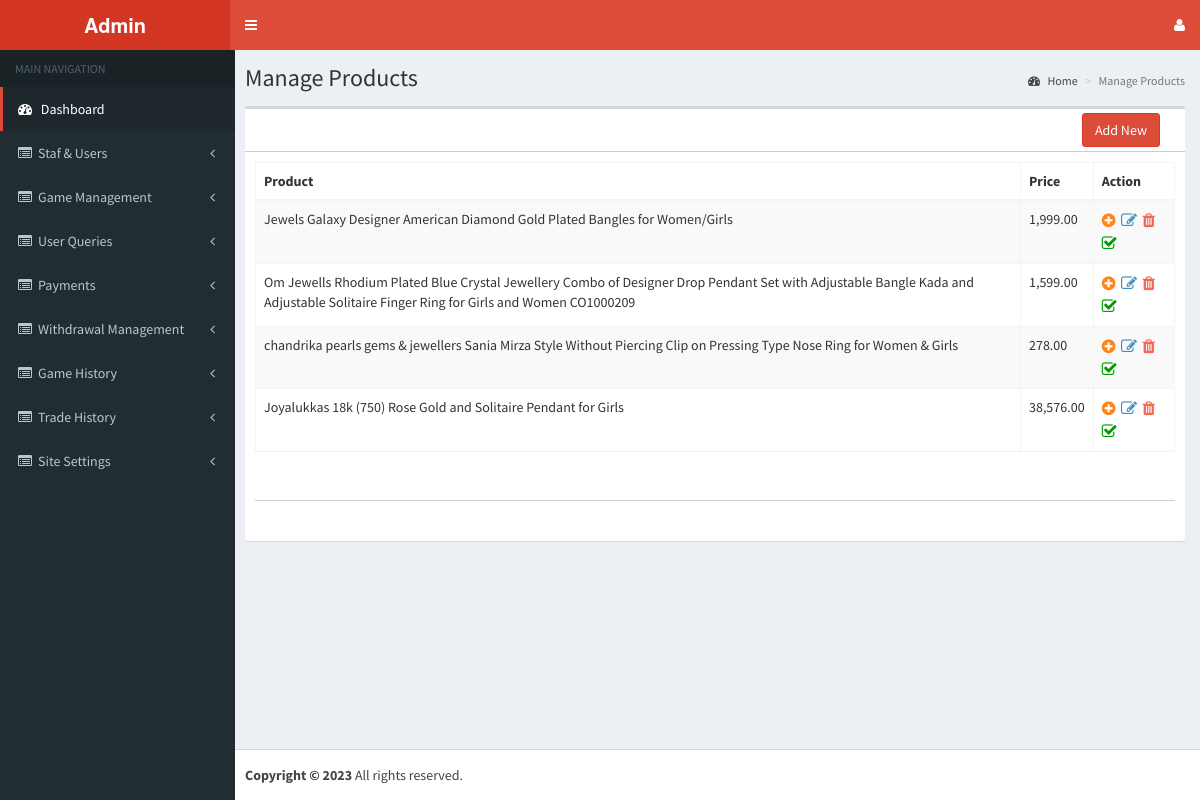
Screenshot of /admin/manage_product.php (signed in) with the database file from the repository.
### tables this page shows
CREATE TABLE `services` (
  `id` int(11) NOT NULL,
  `services` varchar(255) NOT NULL,
  `url` varchar(255) NOT NULL,
  `status` varchar(255) NOT NULL
);

CREATE TABLE `tbl_product` (
  `id` int(11) NOT NULL,
  `name` text NOT NULL,
  `price` varchar(255) NOT NULL,
  `images` varchar(300) NOT NULL,
  `status` smallint(11) NOT NULL
);

### admin/include/connection.php (called while the page is built, shortened)
<?php
function encryptor($action, $string) {
    $output = false;
    $encrypt_method = "AES-256-CBC";
    $secret_key = 'muni';
    $secret_iv = 'muni123';
    $key = hash('sha256', $secret_key);
    $iv = substr(hash('sha256', $secret_iv), 0, 16);
    if( $action == 'encrypt' ) {
        $output = openssl_encrypt($string, $encrypt_method, $key, 0, $iv);
        $output = base64_encode($output);
    }
    else if( $action == 'decrypt' ){
        $output = openssl_decrypt(base64_decode($string), $encrypt_method, $key, 0, $iv);
    }
    return $output;
}
?>

### admin/manage_product.php (the view, shortened to what this page needs)
<!DOCTYPE html>
<html>
<head>
  <link rel="stylesheet" href="bootstrap/css/bootstrap.min.css">
  <link rel="stylesheet" href="css/font-awesome.min.css">
  <link rel="stylesheet" href="css/ionicons.min.css">
  <link rel="stylesheet" href="dist/css/AdminLTE.min.css">
  <link rel="stylesheet" href="dist/css/skins/_all-skins.min.css">
  <link rel="stylesheet" href="plugins/iCheck/flat/blue.css">
  <link rel="stylesheet" href="plugins/morris/morris.css">
  <link rel="stylesheet" href="plugins/jvectormap/jquery-jvectormap-1.2.2.css">
  <link rel="stylesheet" href="plugins/datepicker/datepicker3.css">
  <link rel="stylesheet" href="plugins/daterangepicker/daterangepicker-bs3.css">
  <link rel="stylesheet" href="plugins/bootstrap-wysihtml5/bootstrap3-wysihtml5.min.css">
<link rel="stylesheet" href="plugins/datatables/dataTables.bootstrap.css">
<link rel="stylesheet" href="plugins/select2/select2.min.css">
<link rel="stylesheet" href="plugins/iCheck/all.css">
    <link href="css/custom.css" rel="stylesheet" type="text/css">
     <link rel="stylesheet" href="css/app.css" id="maincss">
</head>
<body class="hold-transition skin-red sidebar-mini">
<div class="wrapper">
<?php include ("include/connection.php");?>
<?php include ("include/header.inc.php");?>
 <?php include ("include/navigation.inc.php");?>
  <div class="content-wrapper">
    <section class="content-header">
      <h1>Manage Products</h1>
      <ol class="breadcrumb">
        <li><a href="desktop.php"><i class="fa fa-dashboard"></i> Home</a></li>
        <li class="active">Manage Products</li>
      </ol>
    </section>
    <section class="content">
      <div class="row">
        <div class="col-xs-12">
          <div class="box">
            <div class="box-header box-header2">
            <div class="col-xs-6 text-right">
         </div>
              <div class="col-sm-6">
              <div class="pull-right">
      <a href="add_product.php" class="btn btn-danger">Add New</a>
       </div>
       </div>
            </div>
            <div class="box-body">
  <form id="formID" name="formID" method="post" action="#" enctype="multipart/form-data">
              <table id="example1" class="table table-bordered table-striped">
                <thead>
                <tr>
                <th>Product</th>
                <th>Price</th>
                 <th>Action</th>
                </tr>
                </thead>
                <tbody>
     <?php
  $Query=mysqli_query($con,"select * from `tbl_product`");
  $i=0;
  while($row=mysqli_fetch_array($Query)){$i++;?>
                  <tr>
              <td><?php echo @$row["name"]; ?></td>
              <td><?php echo number_format($row['price'], 2);?></td>
			  <td>
              <a href="manage_specification.php?id=<?php echo encryptor('encrypt', $row['id']); ?>" class="update-person text-orange" data-toggle="tooltip" title="Product Specification"><i class="fa fa-plus-circle" style="font-size:16px;"></i></a>&nbsp;
			  <a href="edit_product.php?id=<?php echo encryptor('encrypt', $row['id']); ?>" class="update-person" data-toggle="tooltip" title="Edit"><i class="fa fa-edit" style="font-size:16px;"></i></a>&nbsp;
              <a href="javascript:void(0);" onClick="delete_row(<?php echo $row['id']; ?>)" class="update-person" style="color:#f56954; font-size:16px;" title="Delete"><i class="fa fa-trash"></i></a>
			  <?php
	  if($row['status']==1){
	  ?>
      <a href="javascript:void(0);" onClick="Respond(<?php echo $row['id']; ?>)" class="update-person" style="color:#090; font-size:16px;" data-toggle="tooltip" title="Publish"><i class="fa fa-check-square-o"></i></a>
      <?php } else if($row['status']==0){?>
      &nbsp;
      <a href="javascript:void(0);" onClick="UnRespond(<?php echo $row['id']; ?>)" class="update-person" style="color:#f00; font-size:16px;" data-toggle="tooltip" title="Unpublish"><i class="fa fa-square-o"></i></a>
       <?php }?></td>
                </tr>
        <?php }?>
                </tbody>
              </table>
   <div class="box-header box-header2" style="margin-bottom: 10px;">&nbsp; </div>
<div class="row">
<div class="col-sm-10"></div>
              <div class="col-sm-2">
            </div>
              </div>
              </form>
            </div>
          </div>
        </div>
      </div>
    </section>
  </div>
<?php include("include/footer.inc.php");?></div>
</body>
</html>

### admin/include/navigation.inc.php (shortened to what this page needs)
<aside class="main-sidebar">
  <section class="sidebar">
    <ul class="sidebar-menu">
      <li class="header">MAIN NAVIGATION</li>
      <?php $session_role=$_SESSION['role_id'];
$url = basename($_SERVER['PHP_SELF']) . '';
$chkurl=mysqli_query($con,"select `id`,`p_id` from `child_menu` where `url`='".$url."' and `status`='1'");
$chkurl_result=mysqli_fetch_array($chkurl);
$chk= $chkurl_result['p_id'];
$valurl=mysqli_query($con,"SELECT * FROM `task` where `role_id`='".$session_role."' And task  like '%$chk%' and `status`='1'");
$val_row=mysqli_num_rows($valurl);
if($val_row=='0'){
session_start();
session_unset();
session_destroy();
header("location:index.php?msg1=notauthorized");
	}else{
$task=mysqli_query($con,"select * from `task` where `role_id`='".$session_role."' and `status`='1'");
$task_result=mysqli_fetch_array($task);
$taskid=$task_result['task'];
$parent=mysqli_query($con,"Select * from `services` where id in($taskid) And `status`='1'");
	while(@$parent_array=mysqli_fetch_array($parent)){
		if($parent_array['url']=='desktop.php'){
		?>
      <li class="active treeview"> <a href="<?php echo $parent_array['url']; ?>"> <i class="fa fa-dashboard"></i> <span><?php echo $parent_array['services']; ?></span> </a></li>
      <?php }
      	else if($parent_array['url']=='manage_user.php'){
		?>
      <li class="treeview"> <a href="<?php echo $parent_array['url']; ?>"> <i class="fa fa-list-alt"></i> <span><?php echo $parent_array['services']; ?></span> </a></li>
      <?php }
      else if($parent_array['url']=='manage_tradehistory.php'){
		?>
      <li class="treeview"> <a href="<?php echo $parent_array['url']; ?>"> <i class="fa fa-list-alt"></i> <span><?php echo $parent_array['services']; ?></span> </a></li>
      <?php }
       else if($parent_array['url']=='reward_system.php'){
		?>
      <li class="treeview"> <a href="<?php echo $parent_array['url']; ?>"> <i class="fa fa-list-alt"></i> <span><?php echo $parent_array['services']; ?></span> </a></li>
      <?php }
       else if($parent_array['url']=='manage_winresult.php'){
		?>
      <li class="treeview"> <a href="<?php echo $parent_array['url']; ?>"> <i class="fa fa-list-alt"></i> <span><?php echo $parent_array['services']; ?></span> </a></li>
      <?php }
       else if($parent_array['url']=='manage_transaction.php'){
		?>
      <li class="treeview"> <a href="<?php echo $parent_array['url']; ?>"> <i class="fa fa-list-alt"></i> <span><?php echo $parent_array['services']; ?></span> </a></li>
      <?php }
       else if($parent_array['url']=='current_game_report.php'){
		?>
      <li class="treeview"> <a href="<?php echo $parent_array['url']; ?>"> <i class="fa fa-list-alt"></i> <span><?php echo $parent_array['services']; ?></span> </a></li>
      <?php }
      else if($parent_array['url']=='user_bet_records.php'){
		?>
      <li class="treeview"> <a href="<?php echo $parent_array['url']; ?>"> <i class="fa fa-list-alt"></i> <span><?php echo $parent_array['services']; ?></span> </a></li>
      <?php }
      else if($parent_array['url']=='user_result.php'){
		?>
      <li class="treeview"> <a href="<?php echo $parent_array['url']; ?>"> <i class="fa fa-list-alt"></i> <span><?php echo $parent_array['services']; ?></span> </a></li>
      <?php }
       else if($parent_array['url']=='red_envelope.php'){
		?>
      <li class="treeview"> <a href="<?php echo $parent_array['url']; ?>"> <i class="fa fa-list-alt"></i> <span><?php echo $parent_array['services']; ?></span> </a></li>
      <?php }
      else{?>
      <li class="treeview"> <a href="<?php echo $parent_array['url']; ?>"> <i class="fa fa-list-alt"></i><span><?php echo $parent_array['services']; ?></span><i class="fa fa-angle-left pull-right"></i></a>
      </li>
      <?php }
	 }}
	 ?>
    </ul>
  </section><br />
</aside>

### rows the page displays
services: services "Dashboard"
services: services "Staf & Users"
services: services "Game Management"
services: services "User Queries"
services: services "Payments"
services: services "Withdrawal Management"
services: services "Game History"
services: services "Trade History"
services: services "Site Settings"
tbl_product: name "Jewels Galaxy Designer American Diamond Gold Plated Bangles for Women/Girls", price "1,999.00"
tbl_product: name "Om Jewells Rhodium Plated Blue Crystal Jewellery Combo of Designer Drop Pendant Set with Adjustable Bangle Kada and Adjustable Solitaire Finger Ring for Girls and Women CO1000209", price "1,599.00"
tbl_product: name "chandrika pearls gems & jewellers Sania Mirza Style Without Piercing Clip on Pressing Type Nose Ring for Women & Girls", price "278.00"
tbl_product: name "Joyalukkas 18k (750) Rose Gold and Solitaire Pendant for Girls", price "38,576.00"
